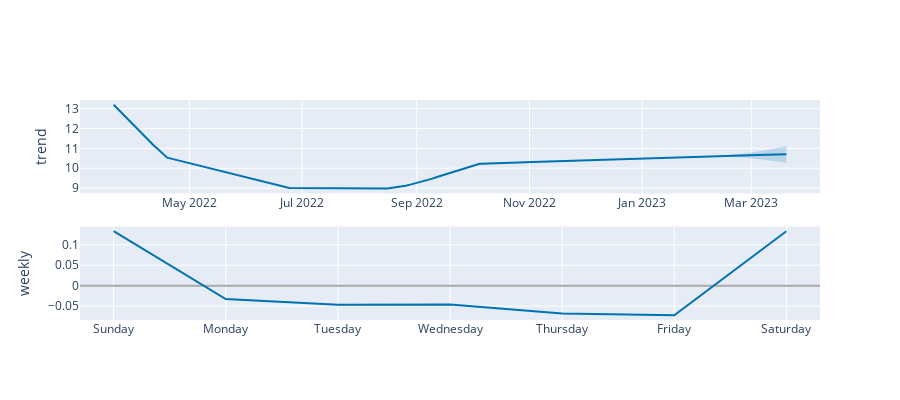

This figure's notebook cell:
### Code cell
from prophet.plot import plot_plotly, plot_components_plotly
import plotly.graph_objects as go
#plot_plotly(m, forecast)
plot_components_plotly(m, forecast)

### Figure 1 — Plotly figure (JSON) as saved in the notebook; plotly's stock layout.template omitted (floating-point values rounded to 4 significant figures; data arrays with more than 128 entries replaced by an {"elided": "..."} marker saying what was removed)
{"data": [{"line": {"color": "#0072B2", "width": 2}, "mode": "lines", "name": "trend", "type": "scatter", "x": {"elided": "266 str values"}, "xaxis": "x", "y": {"elided": "266 float values"}, "yaxis": "y"}, {"line": {"color": "rgba(0, 114, 178, 0.2)", "width": 0}, "mode": "lines", "name": "trend_upper", "type": "scatter", "x": {"elided": "266 str values"}, "xaxis": "x", "y": {"elided": "266 float values"}, "yaxis": "y"}, {"fill": "tonexty", "fillcolor": "rgba(0, 114, 178, 0.2)", "line": {"color": "rgba(0, 114, 178, 0.2)", "width": 0}, "mode": "lines", "name": "trend_lower", "type": "scatter", "x": {"elided": "266 str values"}, "xaxis": "x", "y": {"elided": "266 float values"}, "yaxis": "y"}, {"line": {"color": "#0072B2", "width": 2}, "mode": "lines", "name": "weekly", "type": "scatter", "x": ["2017-01-01T00:00:00", "2017-01-02T00:00:00", "2017-01-03T00:00:00", "2017-01-04T00:00:00", "2017-01-05T00:00:00", "2017-01-06T00:00:00", "2017-01-07T00:00:00"], "xaxis": "x2", "y": [0.1335, -0.03278, -0.04678, -0.04655, -0.06806, -0.0728, 0.1335], "yaxis": "y2"}], "layout": {"height": 400, "showlegend": false, "width": 900, "xaxis": {"anchor": "y", "domain": [0, 1], "range": ["2022-03-02T19:12:00", "2023-04-07T04:48:00"], "type": "date"}, "xaxis2": {"anchor": "y2", "domain": [0, 1], "range": ["2016-12-31T16:48:00", "2017-01-07T07:12:00"], "tickformat": "%A", "type": "date"}, "yaxis": {"anchor": "x", "domain": [0.575, 1], "rangemode": "normal", "title": {"text": "trend"}, "zerolinecolor": "#AAA"}, "yaxis2": {"anchor": "x2", "domain": [0, 0.425], "title": {"text": "weekly"}, "zerolinecolor": "#AAA"}}}
